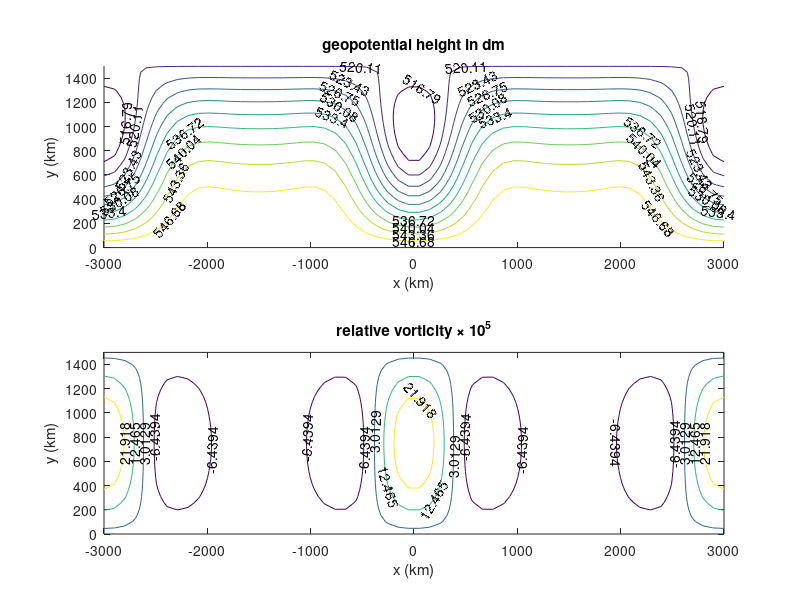

Recreate this plot in MATLAB.
% MATLAB file: localized_vorticity.m  for use with Chapter 6.
% Shows effect of 2 or 3 waves on vorticity pattern vs streamfunction
% Sample contour plot routine for scalars to be used with problems
% in Chapter 6 of Introduction to Dynamic Meteorology.
% First define the grid points on which fields are computed:
% (Distances are in units of km).
clear all
close all
xx=linspace(-3000,3000,60);     % 150 gridpoints in x   
yy=linspace( 0,1500,30);        % 50 gridpoints in y
[x,y]=meshgrid(xx,yy);          % Sets matrix for grid system in x and y
%   *********Define the function to be contoured*********
k = 4*pi/6000;                  % zonal wavenumber in units of 1/ km
c = 25;                         % wave wind speed m/s
f = 1.e-4;                      % Coriolis parameter (s-1)
U = 20;                         % zonal velocity
% geopotential at 500 hPa  in meters
% NOTE that x and y are in km and k is in km-1 for convenience in graphing
% the factors of 1000 are to convert the expression to geopotential meters
%
z1 = 55000.  - (U*f*1.e3).*y -(c*f*1000)/k.*(cos(k.*x)+.5*cos(2*k*x)+...
    .1*cos(3*k*x)).*sin(1*k*y);
zeta = + k^2*1.e-6*(c*1000)/k.*((1+1)*cos(k.*x)+.6*(4+1)*cos(2*k*x)...
    +.1*(9+1)*cos(3*k*x)).* sin(1*k*y);
%
% geopotential is contoured 
subplot(2,1,1)
hold on
cs=contour(x,y,z1/100);
clabel(cs), title('geopotential height in dm')
xlabel('x (km)'), ylabel('y (km)')
% vorticity is contoured
subplot(2,1,2)
cs=contour(x,y,zeta*1.e5,4);
clabel(cs), title('relative vorticity \times 10^5')
xlabel('x (km)'),ylabel('y (km)')
hold off
